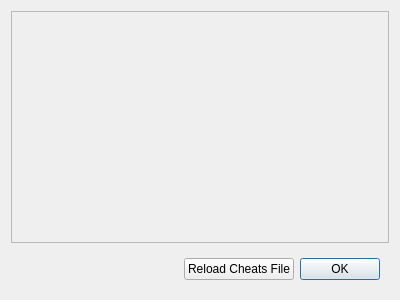
<?xml version="1.0" encoding="UTF-8"?>
<ui version="4.0">
 <class>CheatsDialog</class>
 <widget class="QDialog" name="cheatsDialog">
  <property name="geometry">
   <rect>
    <x>0</x>
    <y>0</y>
    <width>400</width>
    <height>300</height>
   </rect>
  </property>
  <property name="windowTitle">
   <string>Cheats</string>
  </property>
  <layout class="QVBoxLayout" name="verticalLayout">
   <item>
    <widget class="QScrollArea" name="scrollArea">
     <property name="widgetResizable">
      <bool>true</bool>
     </property>
     <widget class="QWidget" name="scrollAreaWidgetContents">
      <property name="geometry">
       <rect>
        <x>0</x>
        <y>0</y>
        <width>380</width>
        <height>18</height>
       </rect>
      </property>
      <property name="sizePolicy">
       <sizepolicy hsizetype="Expanding" vsizetype="Maximum">
        <horstretch>0</horstretch>
        <verstretch>0</verstretch>
       </sizepolicy>
      </property>
      <layout class="QGridLayout" name="gridLayout"/>
     </widget>
    </widget>
   </item>
   <item>
    <widget class="QWidget" name="widget" native="true">
     <property name="sizePolicy">
      <sizepolicy hsizetype="Preferred" vsizetype="Fixed">
       <horstretch>0</horstretch>
       <verstretch>0</verstretch>
      </sizepolicy>
     </property>
     <property name="layoutDirection">
      <enum>Qt::LeftToRight</enum>
     </property>
     <layout class="QHBoxLayout" name="horizontalLayout">
      <item>
       <spacer name="horizontalSpacer">
        <property name="orientation">
         <enum>Qt::Horizontal</enum>
        </property>
        <property name="sizeHint" stdset="0">
         <size>
          <width>40</width>
          <height>20</height>
         </size>
        </property>
       </spacer>
      </item>
      <item>
       <widget class="QPushButton" name="reloadCheatsButton">
        <property name="sizePolicy">
         <sizepolicy hsizetype="Maximum" vsizetype="Fixed">
          <horstretch>0</horstretch>
          <verstretch>0</verstretch>
         </sizepolicy>
        </property>
        <property name="text">
         <string>Reload Cheats File</string>
        </property>
       </widget>
      </item>
      <item>
       <widget class="QDialogButtonBox" name="buttonBox">
        <property name="sizePolicy">
         <sizepolicy hsizetype="Maximum" vsizetype="Fixed">
          <horstretch>0</horstretch>
          <verstretch>0</verstretch>
         </sizepolicy>
        </property>
        <property name="orientation">
         <enum>Qt::Horizontal</enum>
        </property>
        <property name="standardButtons">
         <set>QDialogButtonBox::Ok</set>
        </property>
       </widget>
      </item>
     </layout>
    </widget>
   </item>
  </layout>
 </widget>
 <resources/>
 <connections>
  <connection>
   <sender>buttonBox</sender>
   <signal>accepted()</signal>
   <receiver>cheatsDialog</receiver>
   <slot>accept()</slot>
   <hints>
    <hint type="sourcelabel">
     <x>248</x>
     <y>254</y>
    </hint>
    <hint type="destinationlabel">
     <x>157</x>
     <y>274</y>
    </hint>
   </hints>
  </connection>
  <connection>
   <sender>buttonBox</sender>
   <signal>rejected()</signal>
   <receiver>cheatsDialog</receiver>
   <slot>reject()</slot>
   <hints>
    <hint type="sourcelabel">
     <x>316</x>
     <y>260</y>
    </hint>
    <hint type="destinationlabel">
     <x>286</x>
     <y>274</y>
    </hint>
   </hints>
  </connection>
 </connections>
</ui>
